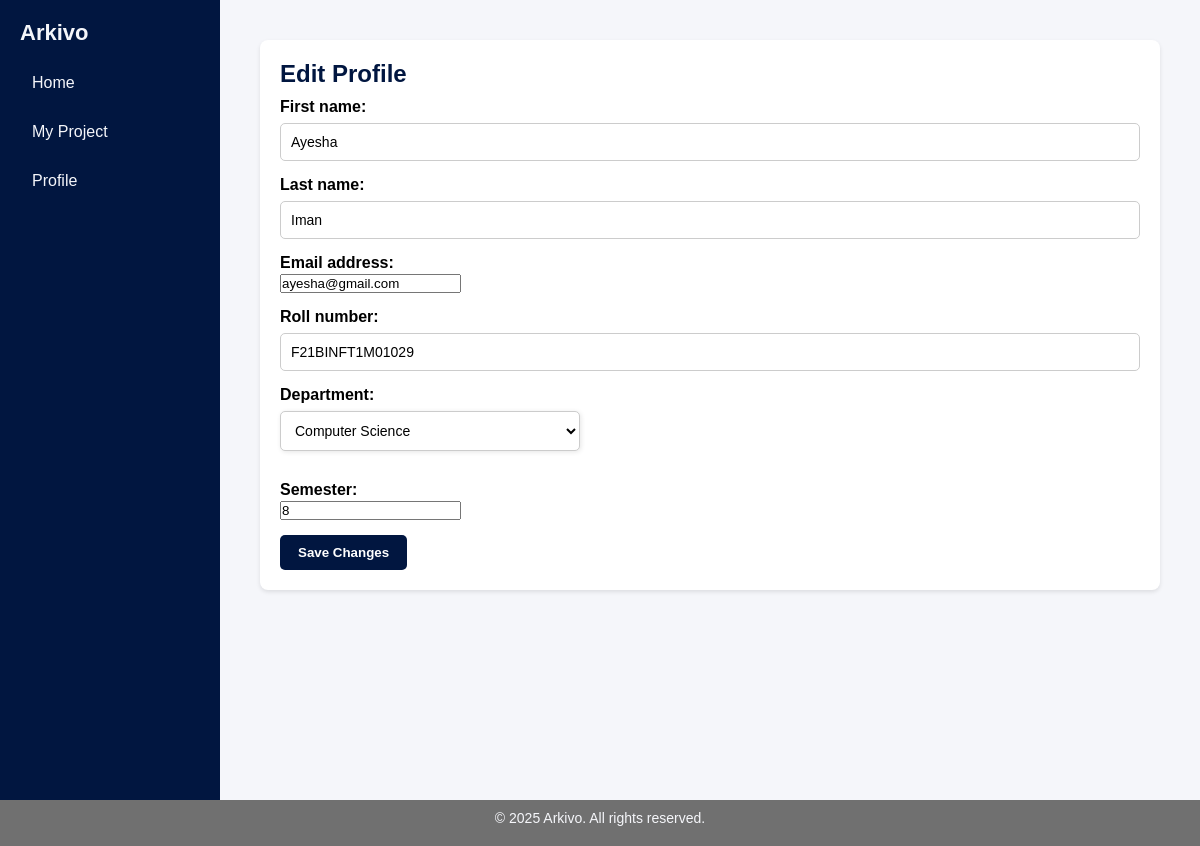
Page /profile/edit/ (signed in) on the committed database.
### displayApp/models.py (models this page shows, shortened)
class User(AbstractUser):
    ROLE_CHOICES = [
        ('Student', 'Student'),
        ('Supervisor', 'Supervisor'),
        ('Admin', 'Admin')
    ]
    role = models.CharField(max_length=200, choices=ROLE_CHOICES, default='Student')
    Department_CHOICES = [
        ('CS', 'Computer Science'),
        ('IT', 'Information Technology'),
        ('SE', 'Software Engineering'),
        ('IS', 'Information Security'),
        ('AI', 'Artificial Intelligence'),
    ]
    department = models.CharField(
        max_length=2,                          # must be at least as long as your longest key
        choices=Department_CHOICES,
        blank=False,                           # makes it required
        null=False,
        default='IT'
    )
    roll_number = models.CharField(max_length=50, unique=True)
    semester = models.IntegerField(blank=True, null=True, default=0)
    profile_picture = models.ImageField(upload_to='profile_pics/', blank=True, null=True)
    created_at = models.DateTimeField(auto_now_add=True)
    created_by = models.CharField(max_length=200)
    updated_at = models.DateTimeField(auto_now_add=True)
    REQUIRED_FIELDS = ['roll_number']

### displayApp/views.py (the view)
# urls.py: path('profile/edit/', views.edit_profile, name='edit_profile'),
@login_required
def edit_profile(request):
    if request.method == 'POST':
        form = EditProfileForm(request.POST, instance=request.user)
        if form.is_valid():
            form.save()
            messages.success(request, 'Profile updated successfully.')
            return redirect('profile')
        else:
            print(form.errors)
            messages.error(request, 'Error updating profile. Please check the form.')
    else:
        form = EditProfileForm(instance=request.user)
    return render(request, 'edit_profile.html', {
        'form': form
    })

### displayApp/forms.py
class EditProfileForm(forms.ModelForm):
    class Meta:
        model = User
        fields = [
            'first_name', 'last_name', 'email', 'department', 'semester', 'roll_number', 'profile_picture',
        ]

### displayApp/templates/edit_profile.html (shortened to what this page needs)
{% extends 'index.html' %}
{% block page_content %}
<section class='edit-profile-container'>
  <h2 style='color: #011640;'>Edit Profile</h2>
  <form method='post' enctype="multipart/form-data">
    <div class='form-group'>
      {{ form.first_name.label_tag }} {{ form.first_name }}
    </div>
    <div class='form-group'>
      {{ form.last_name.label_tag }} {{ form.last_name }}
    </div>
    <div class='form-group'>
      {{ form.email.label_tag }} {{ form.email }}
    </div>
    <div class='form-group'>
      {{ form.roll_number.label_tag }} {{ form.roll_number }}
    </div>
    <div class='form-group'>
      {{ form.department.label_tag }} {{ form.department }}
    </div>
    <div class='form-group'>
      {{ form.semester.label_tag }} {{ form.semester }}
    </div>
    <button type='submit' class='btn btn-primary'>Save Changes</button>
  </form>
</section>
{% endblock %}

### displayApp/static/css/index.css (style rules this page uses)
* { margin: 0; padding: 0; box-sizing: border-box; }
body { font-family: Arial, sans-serif; background-color: #f5f6fa; }
form input[type="text"], form input[type="url"], form input[type="file"], form textarea, form select { width: 100%; padding: 10px; border: 1px solid #ccc; border-radius: 5px; margin-top: 5px; font-size: 14px; background-color: #ffffff; }
form label { font-weight: bold; display: block; margin-top: 10px; margin-bottom: 2px; color: #000000; }
select { padding: 10px; width: 100%; max-width: 300px; font-size: 16px; border: 1px solid #ccc; border-radius: 6px; background-color: #fff; margin-bottom: 15px; box-shadow: 1px 1px 5px rgba(0, 0, 0, 0.1); transition: border-color 0.2s ease-in-out; }
.btn { padding: 10px 20px; border: none; border-radius: 5px; font-weight: 600; text-decoration: none; cursor: pointer; color: #fff; }
.btn-primary { background-color: #011640; }
.btn-primary, .btn-secondary { padding: 10px 18px; border-radius: 5px; font-weight: bold; text-decoration: none; border: none; cursor: pointer; color: #fff; }

### displayApp/templates/edit_profile.html (style rules this page uses)
.edit-profile-container { background: #fff; padding: 20px; border-radius: 8px; margin: 20px; box-shadow: 0 2px 4px rgba(0,0,0,0.1); }
.form-group { margin-bottom: 15px; }

### rows in the picture
User: first_name "Ayesha", last_name "Iman", email "ayesha@gmail.com", roll_number "F21BINFT1M01029", department "Computer Science", semester "8"
